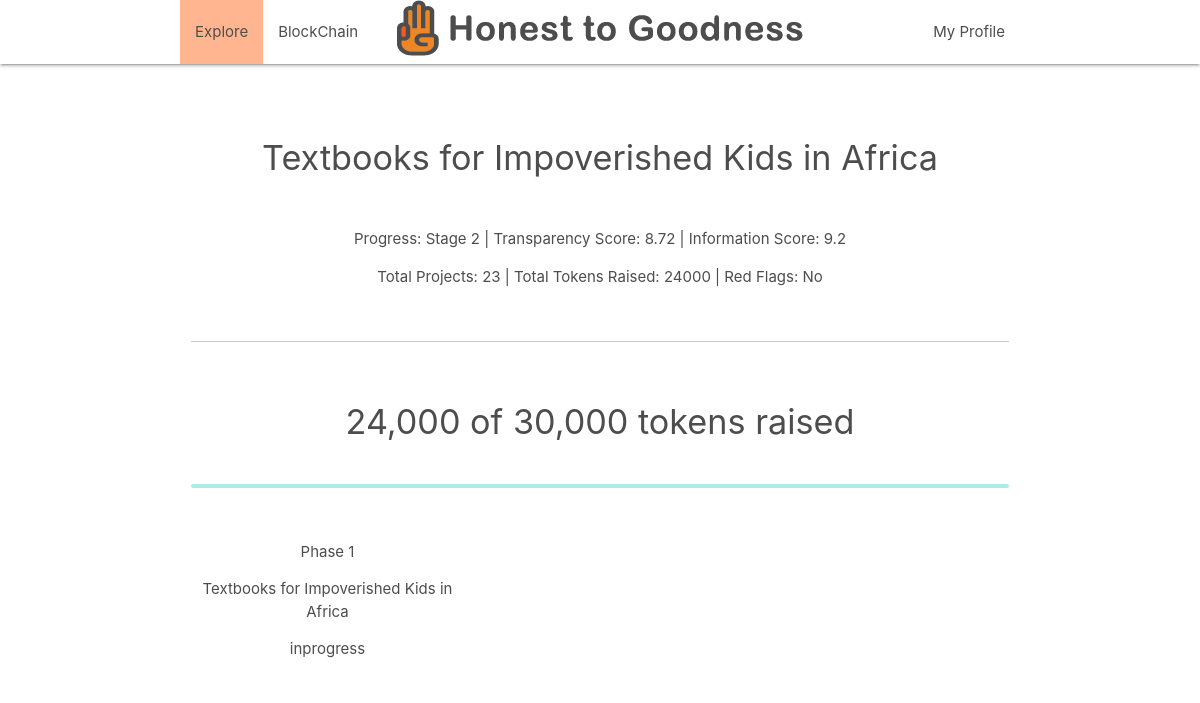
Page /project/2 on the earlier database version.
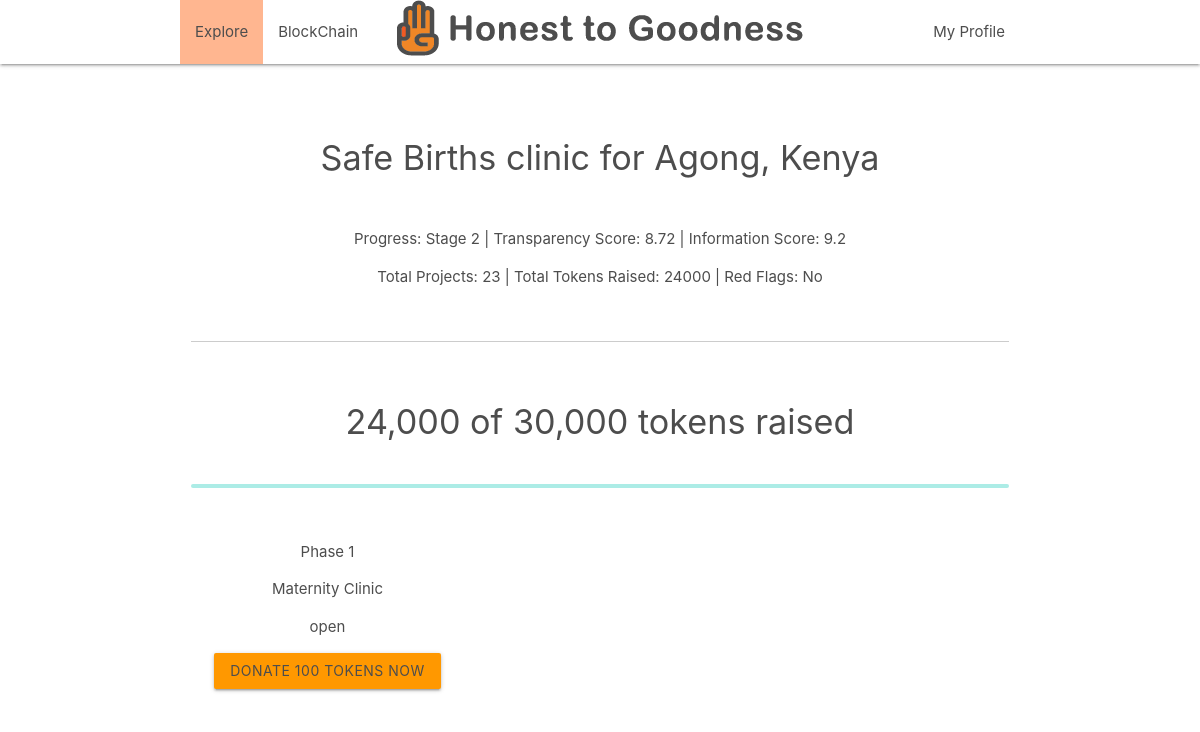
Same page on the later database version.
### main/models.py (models this page shows, shortened)
class ProjectDB(models.Model):
    owner = models.ForeignKey(NgoDB)
    name = models.CharField(max_length=600, blank=True, null=True)
    milestones = models.CharField(max_length=600, blank=True, null=True)
    total_raise = models.CharField(max_length=600, blank=True, null=True)
    status = models.CharField(max_length=600, blank=True, null=True)
    delivery_date = models.CharField(max_length=600, blank=True, null=True)
    extra1 = models.CharField(max_length=600, blank=True, null=True)
    extra2 = models.CharField(max_length=600, blank=True, null=True)
    extra3 = models.CharField(max_length=600, blank=True, null=True)
    timestamp = models.DateTimeField(auto_now_add=True, auto_now=False)
    updated = models.DateTimeField(auto_now_add=False, auto_now=True)

class MilestonesDB(models.Model):
    project = models.ForeignKey(ProjectDB)
    owner = models.ForeignKey(NgoDB)
    name = models.CharField(max_length=600, blank=True, null=True)
    milestone_number = models.CharField(max_length=600, blank=True, null=True)
    total_raise = models.CharField(max_length=600, blank=True, null=True)
    current_raise = models.CharField(max_length=600, blank=True, null=True)
    status = models.CharField(max_length=600, blank=True, null=True)
    delivery_date = models.CharField(max_length=600, blank=True, null=True)
    extra1 = models.CharField(max_length=600, blank=True, null=True)
    extra2 = models.CharField(max_length=600, blank=True, null=True)
    extra3 = models.CharField(max_length=600, blank=True, null=True)
    timestamp = models.DateTimeField(auto_now_add=True, auto_now=False)
    updated = models.DateTimeField(auto_now_add=False, auto_now=True)

### main/views.py (the view)
# urls.py: url(r'^project/(?P<projectID>\S+)', 'main.views.project', name='project'),
def project(request, projectID):
    t = ProjectDB.objects.filter(id=projectID).latest('updated')
    ownerdid= t.owner.id
    owner = NgoDB.objects.filter(id=ownerdid).latest('updated')
    step = MilestonesDB.objects.filter(project=t.id)
    moo = 'moo here'
    context = {
        "t": t,
        "owner": owner,
        "step": step
        }
    return render(request, "project.html", context)

### templates/project.html (shortened to what this page needs)
{% extends "base.html" %}
{% load staticfiles %}
{% block content %}
    <div class="section" >
      </div>
        <div class="row center">
                <div class="col s12 m12 grey-text">
                      <h4 class="header"> {{ t.name }} </h4>
                      <br>
                      <p>Progress: Stage 2 | Transparency Score: 8.72 | Information Score: 9.2</p>
                      <p>Total Projects: 23 | Total Tokens Raised: 24000 | Red Flags: No</p>
                      <br>
                      <hr/>
                      <br>
                      <h4 class="header"> 24,000 of 30,000 tokens raised </h4>
                      <br>
                      <div class="progress">
                      </div>
                      <br>
                      {% for object in step %}
                      <div class="col s4 m4 grey-text left">
                         <p>Phase {{ object.milestone_number  }}</p>
                         <p>{{ object.name  }}</p>
                         <p>{{ object.status  }}</p>
                      {% if object.status == "open" %}
                      <a href="{% url 'donate' targetmilestone=object.id %}" id="download-button" class="btn waves-effect waves-light orange">Donate 100 Tokens Now</a>
                      {% endif %}
                      </div>
                      {% endfor %}
                    </div>
              </div>
{% endblock %}

Differences in the rows shown:
changed ProjectDB: name "Textbooks for Impoverished Kids in Africa" → "Safe Births clinic for Agong, Kenya"
changed MilestonesDB: name "Textbooks for Impoverished Kids in Africa" → "Maternity Clinic"; status "inprogress" → "open"; now shows "DONATE 100 TOKENS NOW"
